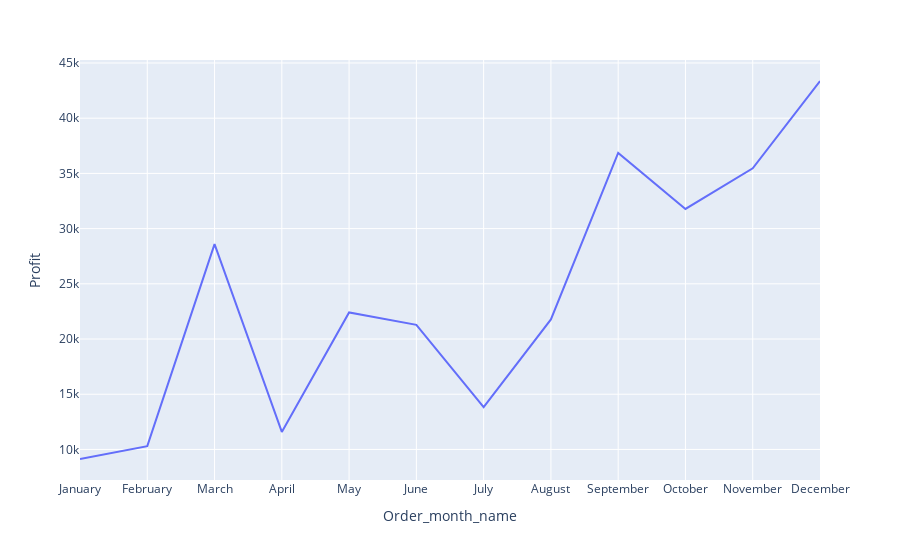

Source (notebook cell):
### Code cell
px.line(profit_by_month,x = "Order_month_name",y = "Profit")

### Figure 1 — Plotly figure (JSON) as saved in the notebook; plotly's stock layout.template omitted (floating-point values rounded to 4 significant figures)
{"data": [{"hovertemplate": "Order_month_name=%{x}<br>Profit=%{y}<extra></extra>", "legendgroup": "", "line": {"color": "#636efa", "dash": "solid"}, "marker": {"symbol": "circle"}, "mode": "lines", "name": "", "orientation": "v", "showlegend": false, "type": "scatter", "x": ["January", "February", "March", "April", "May", "June", "July", "August", "September", "October", "November", "December"], "xaxis": "x", "y": [9134.0, 10290.0, 28590.0, 11590.0, 22410.0, 21290.0, 13830.0, 21780.0, 36860.0, 31780.0, 35470.0, 43370.0], "yaxis": "y"}], "layout": {"legend": {"tracegroupgap": 0}, "margin": {"t": 60}, "xaxis": {"anchor": "y", "domain": [0, 1], "title": {"text": "Order_month_name"}}, "yaxis": {"anchor": "x", "domain": [0, 1], "title": {"text": "Profit"}}}}
